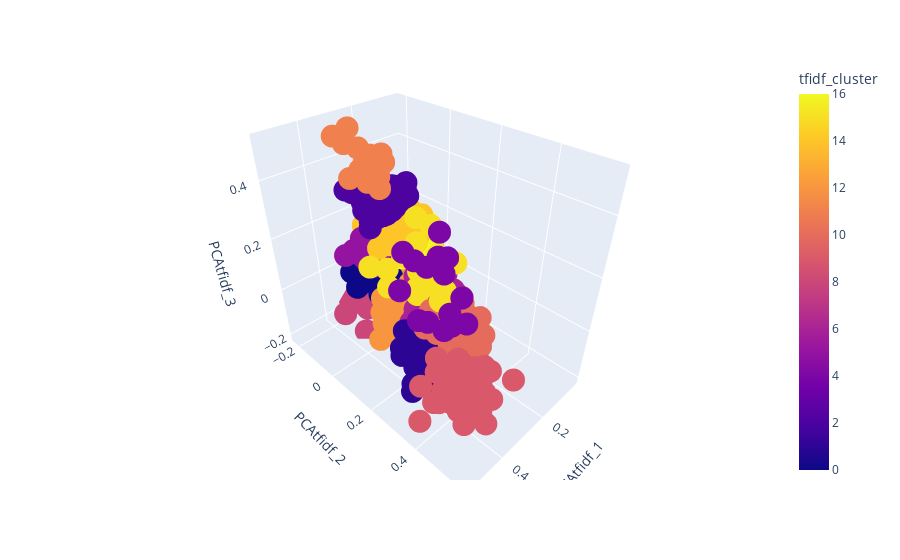

Notebook code for this chart:
### Code cell
import plotly.express as px
from plotly.offline import init_notebook_mode, iplot
init_notebook_mode(connected=True)   


fig = px.scatter_3d(data, x="PCAtfidf_1", y="PCAtfidf_2", z="PCAtfidf_3", color="tfidf_cluster", hover_data=[
            "PCA_1", "PCA_2", 
            "PCA_3", "Company"
        ])
fig.show()

### Figure 1 — Plotly figure (JSON) as saved in the notebook; plotly's stock layout.template omitted (floating-point values rounded to 4 significant figures; data arrays with more than 128 entries replaced by an {"elided": "..."} marker saying what was removed)
{"data": [{"customdata": {"elided": "2000x4 mixed values"}, "hovertemplate": "PCAtfidf_1=%{x}<br>PCAtfidf_2=%{y}<br>PCAtfidf_3=%{z}<br>PCA_1=%{customdata[0]}<br>PCA_2=%{customdata[1]}<br>PCA_3=%{customdata[2]}<br>Company=%{customdata[3]}<br>tfidf_cluster=%{marker.color}<extra></extra>", "legendgroup": "", "marker": {"color": {"elided": "2000 int values"}, "coloraxis": "coloraxis", "symbol": "circle"}, "mode": "markers", "name": "", "scene": "scene", "showlegend": false, "type": "scatter3d", "x": {"elided": "2000 float values"}, "y": {"elided": "2000 float values"}, "z": {"elided": "2000 float values"}}], "layout": {"coloraxis": {"colorbar": {"title": {"text": "tfidf_cluster"}}, "colorscale": [[0, "#0d0887"], [0.1111, "#46039f"], [0.2222, "#7201a8"], [0.3333, "#9c179e"], [0.4444, "#bd3786"], [0.5556, "#d8576b"], [0.6667, "#ed7953"], [0.7778, "#fb9f3a"], [0.8889, "#fdca26"], [1, "#f0f921"]]}, "legend": {"tracegroupgap": 0}, "margin": {"t": 60}, "scene": {"domain": {"x": [0, 1], "y": [0, 1]}, "xaxis": {"title": {"text": "PCAtfidf_1"}}, "yaxis": {"title": {"text": "PCAtfidf_2"}}, "zaxis": {"title": {"text": "PCAtfidf_3"}}}}}
